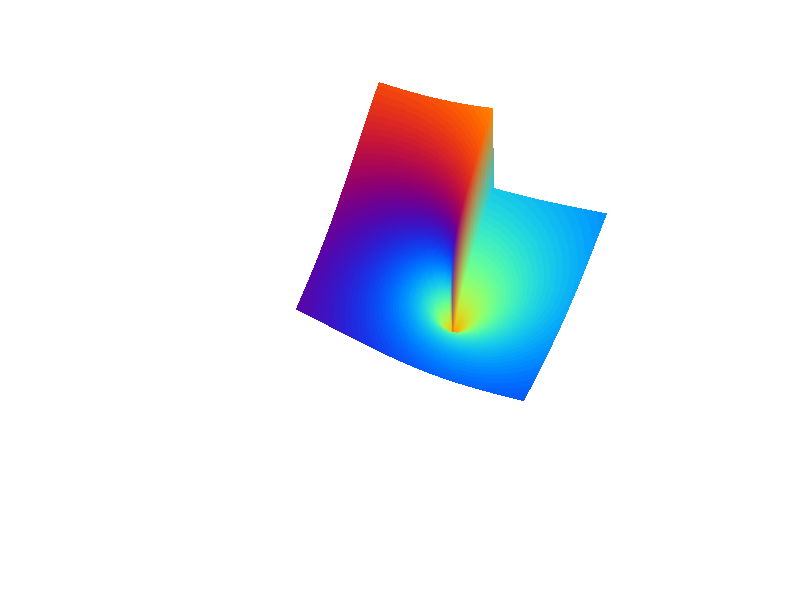

Write MATLAB code to recreate this figure.


% Book cover: symmetric matrix with images, different color on diagonal.



n=10;
i=-n:.1:n;
d=zeros(length(i));

for ii=1:length(i)
    for jj=1:length(i)
        d(ii,jj) = log( complex(i(ii),i(jj)) );
    end
end

d(~isfinite(d))=min(d(:));

surf(abs(d)+real(d)+imag(d)), axis xy, axis square, axis off
shading interp, rotate3d on, set(gcf,'color','k')

cmap=(1+[cos(linspace(0,pi*2,100)); sin(linspace(0,pi*2,100)); cos(linspace(0,pi*2,100))])/2;
% colormap(cmap')

circmap = (1+[cos(linspace(0,pi*2,100)); sin(linspace(0,pi*2,100)); cos(linspace(0,pi*2,100) + pi)])/2;
colormap(circmap')



view([ -125  20 ])
view([  -40 -50 ])
view([  -30  40 ])

% diagonal
view([ -15  50 ])
view([ -45  65 ])
view([ -160 60 ])


